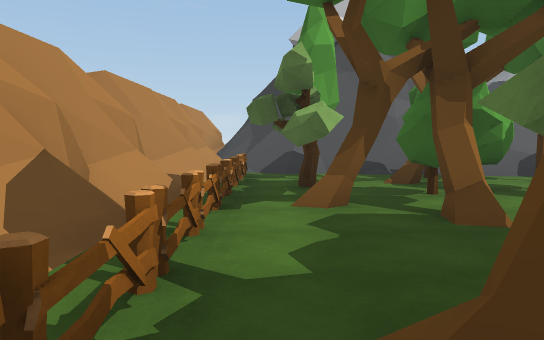
View 1 (above)

21 first-person views from a walk through a Unity game level. The camera is 1.4 m above the floor, tilts 4° down and sees 70° across. The floor is counted in squares, 2 m on a side. Each view is taken from the middle of a square. On the plan, view 1 faces up. The plan holds only what a view shows up to about 11 squares ahead; the rest is blank. The place goes on beyond the plan. The player is left out. Some animated figures are not drawn. Some surface patterns are stand-ins.

View 2
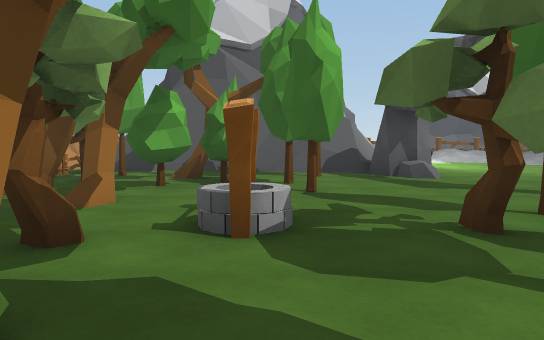

View 3
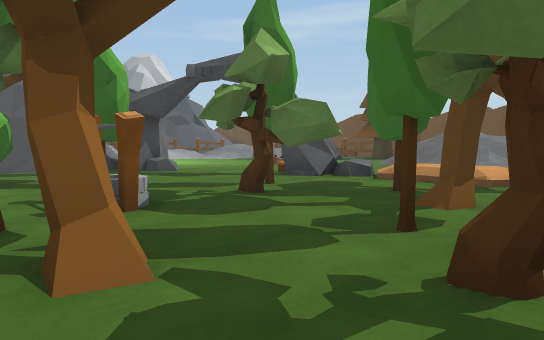

View 4
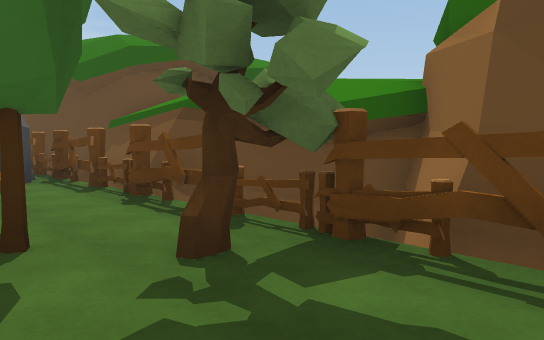

View 5
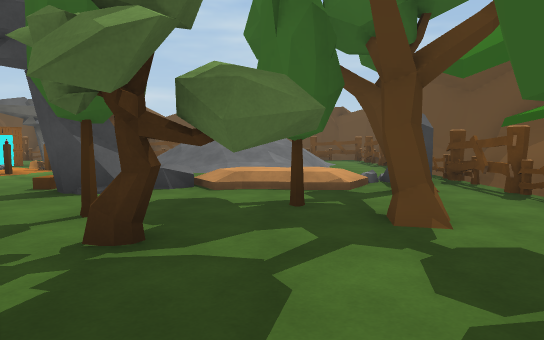

View 6
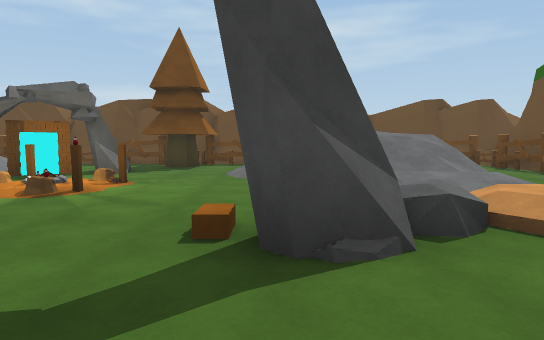

View 7
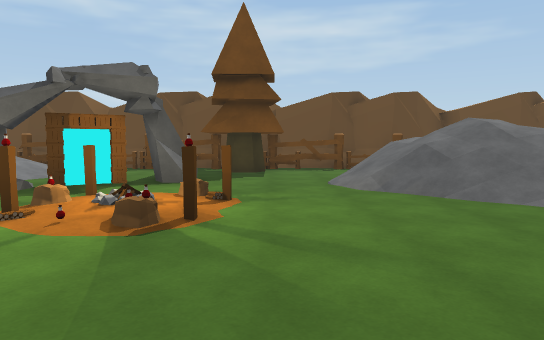

View 8
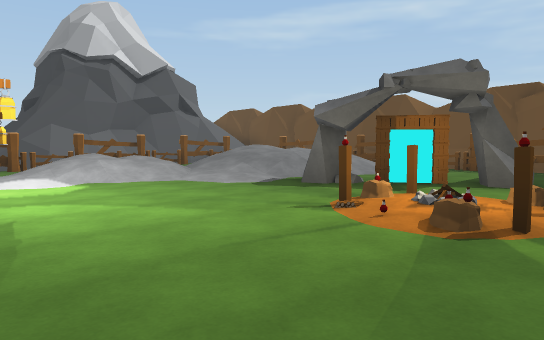

View 9
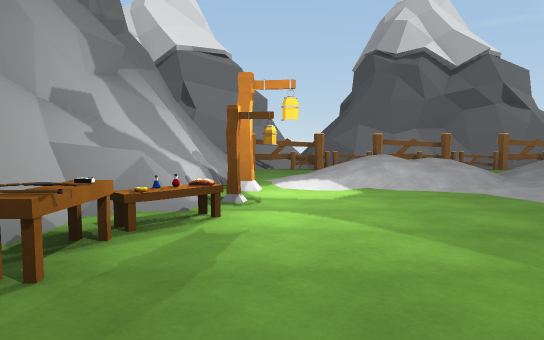

View 10
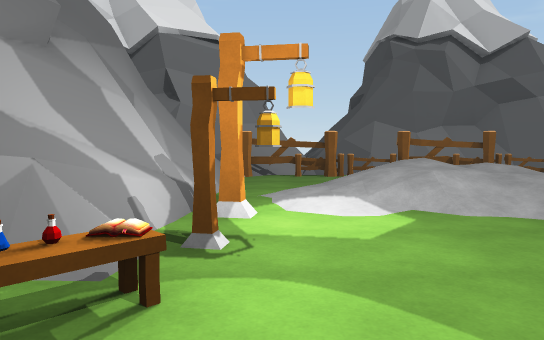

View 11
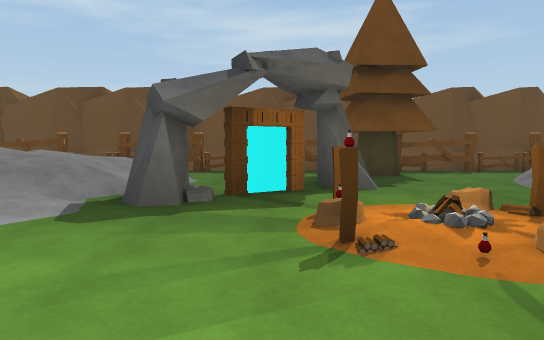

View 12
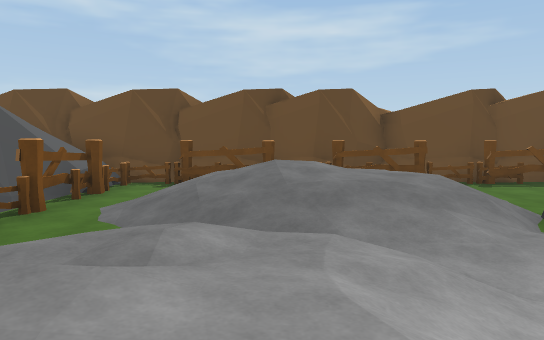

View 13
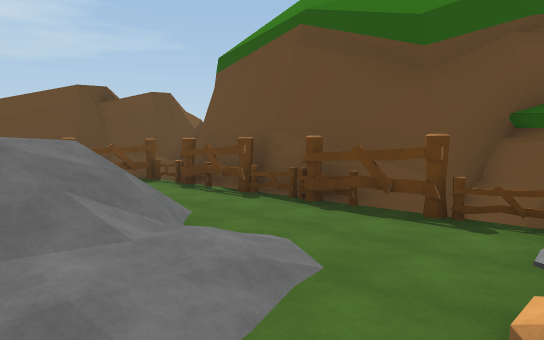

View 14
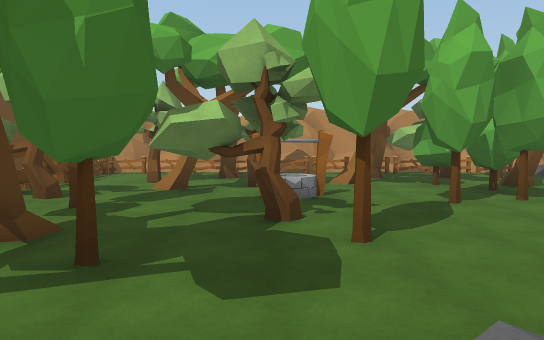

View 15
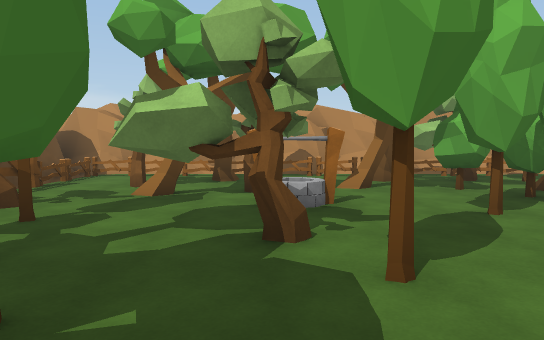

View 16
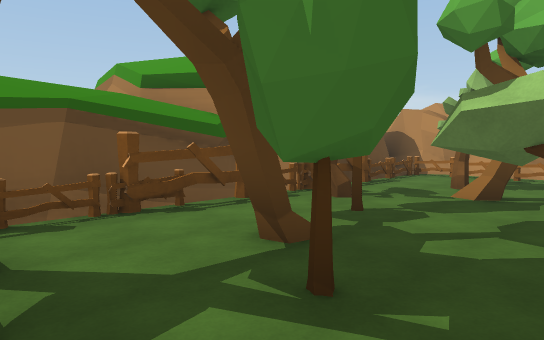

View 17
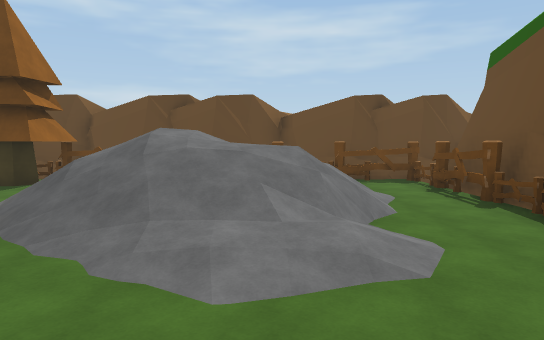

View 18
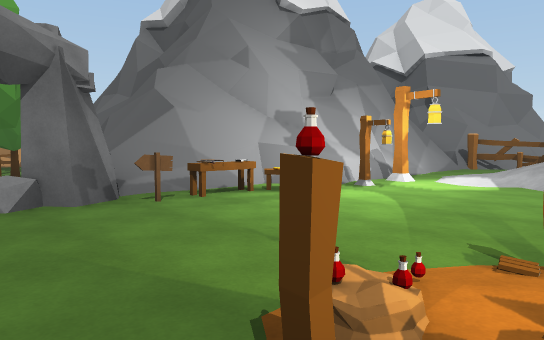

View 19
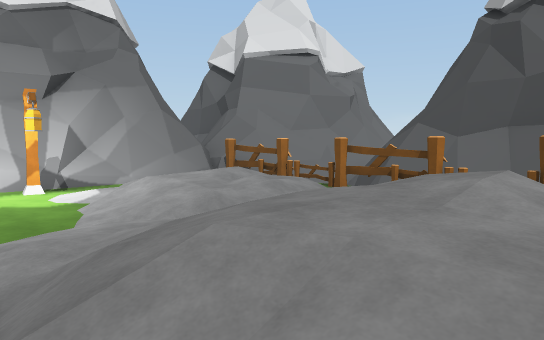

View 20
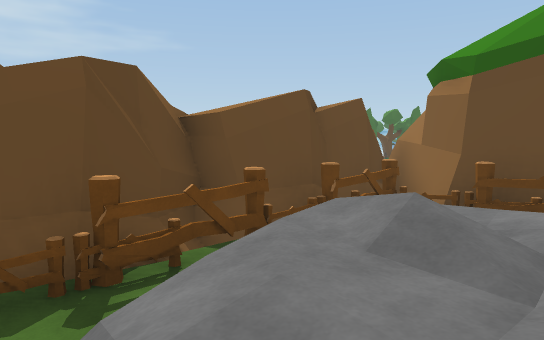

View 21
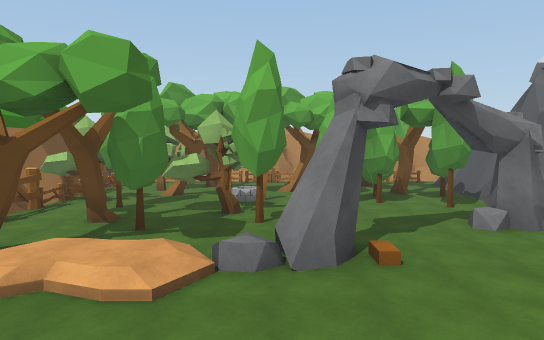

### Floor plan
Key: @ floor where view 1 was taken; # wall or solid block; . main floor; : floor 1.75 m higher than the main floor; / step, stairs or slope; = window, fence, low wall or low ledge; ^ raised ledge; v drop or lower ground; F fence; T tree; S sign; W well; R rock; L log; P pine tree; E streetlight; B books; N bench; O other object.
Columns run from 2 left of view 1 to 19 right of it. Each row starts with its distance up from view 1.
 20            #v###
 19            =vv########
 18          #:=     v##^#
 17          ##.FF FFFFFF#
 16          ##..  ..//..#
 15          #=./////// F#
 14          ##////////  #
 13          ##E////////O#
 12          ##E.../////O#
 11          #OB....////F#
 10          #OO....O...F#
  9 ##########N.....OO..F#
  8 #F.. T ###S...OL.#..F#
  7 #F.TTT.T.#...OLL....P#
  6 ##TTTTT......L......F#
  5 #FTTT..T........./..F#
  4 #F.TT..#...#.../////.#
  3 #F....W..T.R../////=F#
  2 #F.TT.W.T..//.///// F#
  1 #F.T....TT.//.///// F#
  0 #F@T.T...T.//.//=// F#
 -1 #O.....T...TR....//.F#
 -2 #FFF.FT.FFF.FFFF.FFFF#
 -3 ######Tv##############
 -4      #####

Where each view was taken, in squares from view 1:
view 1: 0 up, 0 right, facing up
view 2: 1 down, 4 right, facing up
view 3: 2 down, 2 right, facing up-right
view 4: 0 up, 2 right, facing down-right
view 5: 1 up, 3 right, facing right
view 6: 4 up, 6 right, facing right
view 7: 6 up, 8 right, facing right
view 8: 6 up, 8 right, facing up-right
view 9: 7 up, 9 right, facing up
view 10: 9 up, 9 right, facing up
view 11: 9 up, 9 right, facing right
view 12: 14 up, 10 right, facing right
view 13: 2 up, 10 right, facing down-right
view 14: 2 up, 10 right, facing left
view 15: 2 up, 9 right, facing left
view 16: 2 up, 9 right, facing down-left
view 17: 1 up, 9 right, facing right
view 18: 6 up, 12 right, facing up-left
view 19: 11 up, 16 right, facing up-left
view 20: 4 up, 15 right, facing down-right
view 21: 3 up, 14 right, facing left
